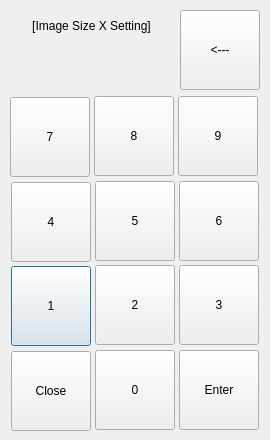
<?xml version="1.0" encoding="UTF-8"?>
<ui version="4.0">
 <class>Dialog</class>
 <widget class="QDialog" name="Dialog">
  <property name="geometry">
   <rect>
    <x>0</x>
    <y>0</y>
    <width>270</width>
    <height>440</height>
   </rect>
  </property>
  <property name="windowTitle">
   <string>Dialog</string>
  </property>
  <widget class="QLabel" name="Label_Number_2">
   <property name="geometry">
    <rect>
     <x>11</x>
     <y>10</y>
     <width>161</width>
     <height>31</height>
    </rect>
   </property>
   <property name="styleSheet">
    <string notr="true">font: 75 12pt &quot;Nanum square&quot;;</string>
   </property>
   <property name="text">
    <string>[Image Size X Setting]</string>
   </property>
   <property name="alignment">
    <set>Qt::AlignCenter</set>
   </property>
   <property name="indent">
    <number>0</number>
   </property>
  </widget>
  <widget class="QPushButton" name="pushButton_1">
   <property name="geometry">
    <rect>
     <x>11</x>
     <y>266</y>
     <width>80</width>
     <height>80</height>
    </rect>
   </property>
   <property name="styleSheet">
    <string notr="true">font: 75 15pt &quot;Nanum square&quot;;</string>
   </property>
   <property name="text">
    <string>1</string>
   </property>
  </widget>
  <widget class="QPushButton" name="pushButton_Close">
   <property name="geometry">
    <rect>
     <x>11</x>
     <y>351</y>
     <width>80</width>
     <height>80</height>
    </rect>
   </property>
   <property name="styleSheet">
    <string notr="true">font: 75 15pt &quot;Nanum square&quot;;</string>
   </property>
   <property name="text">
    <string>Close</string>
   </property>
  </widget>
  <widget class="QPushButton" name="pushButton_4">
   <property name="geometry">
    <rect>
     <x>11</x>
     <y>182</y>
     <width>80</width>
     <height>80</height>
    </rect>
   </property>
   <property name="styleSheet">
    <string notr="true">font: 75 15pt &quot;Nanum square&quot;;</string>
   </property>
   <property name="text">
    <string>4</string>
   </property>
  </widget>
  <widget class="QPushButton" name="pushButton_Back">
   <property name="geometry">
    <rect>
     <x>180</x>
     <y>10</y>
     <width>80</width>
     <height>80</height>
    </rect>
   </property>
   <property name="styleSheet">
    <string notr="true">font: 75 15pt &quot;Nanum square&quot;;</string>
   </property>
   <property name="text">
    <string>&lt;---</string>
   </property>
  </widget>
  <widget class="QPushButton" name="pushButton_5">
   <property name="geometry">
    <rect>
     <x>95</x>
     <y>181</y>
     <width>80</width>
     <height>80</height>
    </rect>
   </property>
   <property name="styleSheet">
    <string notr="true">font: 75 15pt &quot;Nanum square&quot;;</string>
   </property>
   <property name="text">
    <string>5</string>
   </property>
  </widget>
  <widget class="QPushButton" name="pushButton_2">
   <property name="geometry">
    <rect>
     <x>95</x>
     <y>265</y>
     <width>80</width>
     <height>80</height>
    </rect>
   </property>
   <property name="styleSheet">
    <string notr="true">font: 75 15pt &quot;Nanum square&quot;;</string>
   </property>
   <property name="text">
    <string>2</string>
   </property>
  </widget>
  <widget class="QPushButton" name="pushButton_Enter">
   <property name="geometry">
    <rect>
     <x>179</x>
     <y>350</y>
     <width>80</width>
     <height>80</height>
    </rect>
   </property>
   <property name="styleSheet">
    <string notr="true">font: 75 15pt &quot;Nanum square&quot;;</string>
   </property>
   <property name="text">
    <string>Enter</string>
   </property>
  </widget>
  <widget class="QLabel" name="Label_Number">
   <property name="geometry">
    <rect>
     <x>11</x>
     <y>50</y>
     <width>161</width>
     <height>41</height>
    </rect>
   </property>
   <property name="styleSheet">
    <string notr="true">border-image: url(:/Icon/mea_sel_off_box.png) 4;
border-width: 2;
font: 75 14pt &quot;Nanum square&quot;;</string>
   </property>
   <property name="text">
    <string/>
   </property>
   <property name="alignment">
    <set>Qt::AlignRight|Qt::AlignTrailing|Qt::AlignVCenter</set>
   </property>
   <property name="indent">
    <number>0</number>
   </property>
  </widget>
  <widget class="QPushButton" name="pushButton_6">
   <property name="geometry">
    <rect>
     <x>179</x>
     <y>181</y>
     <width>80</width>
     <height>80</height>
    </rect>
   </property>
   <property name="styleSheet">
    <string notr="true">font: 75 15pt &quot;Nanum square&quot;;</string>
   </property>
   <property name="text">
    <string>6</string>
   </property>
  </widget>
  <widget class="QPushButton" name="pushButton_8">
   <property name="geometry">
    <rect>
     <x>94</x>
     <y>96</y>
     <width>80</width>
     <height>80</height>
    </rect>
   </property>
   <property name="styleSheet">
    <string notr="true">font: 75 15pt &quot;Nanum square&quot;;</string>
   </property>
   <property name="text">
    <string>8</string>
   </property>
  </widget>
  <widget class="QPushButton" name="pushButton_3">
   <property name="geometry">
    <rect>
     <x>179</x>
     <y>265</y>
     <width>80</width>
     <height>80</height>
    </rect>
   </property>
   <property name="styleSheet">
    <string notr="true">font: 75 15pt &quot;Nanum square&quot;;</string>
   </property>
   <property name="text">
    <string>3</string>
   </property>
  </widget>
  <widget class="QPushButton" name="pushButton_7">
   <property name="geometry">
    <rect>
     <x>10</x>
     <y>97</y>
     <width>80</width>
     <height>80</height>
    </rect>
   </property>
   <property name="styleSheet">
    <string notr="true">font: 75 15pt &quot;Nanum square&quot;;</string>
   </property>
   <property name="text">
    <string>7</string>
   </property>
  </widget>
  <widget class="QPushButton" name="pushButton_0">
   <property name="geometry">
    <rect>
     <x>95</x>
     <y>350</y>
     <width>80</width>
     <height>80</height>
    </rect>
   </property>
   <property name="styleSheet">
    <string notr="true">font: 75 15pt &quot;Nanum square&quot;;</string>
   </property>
   <property name="text">
    <string>0</string>
   </property>
  </widget>
  <widget class="QPushButton" name="pushButton_9">
   <property name="geometry">
    <rect>
     <x>178</x>
     <y>96</y>
     <width>80</width>
     <height>80</height>
    </rect>
   </property>
   <property name="styleSheet">
    <string notr="true">font: 75 15pt &quot;Nanum square&quot;;</string>
   </property>
   <property name="text">
    <string>9</string>
   </property>
  </widget>
 </widget>
 <resources>
  <include location="Icon/Icon.qrc"/>
 </resources>
 <connections/>
</ui>
